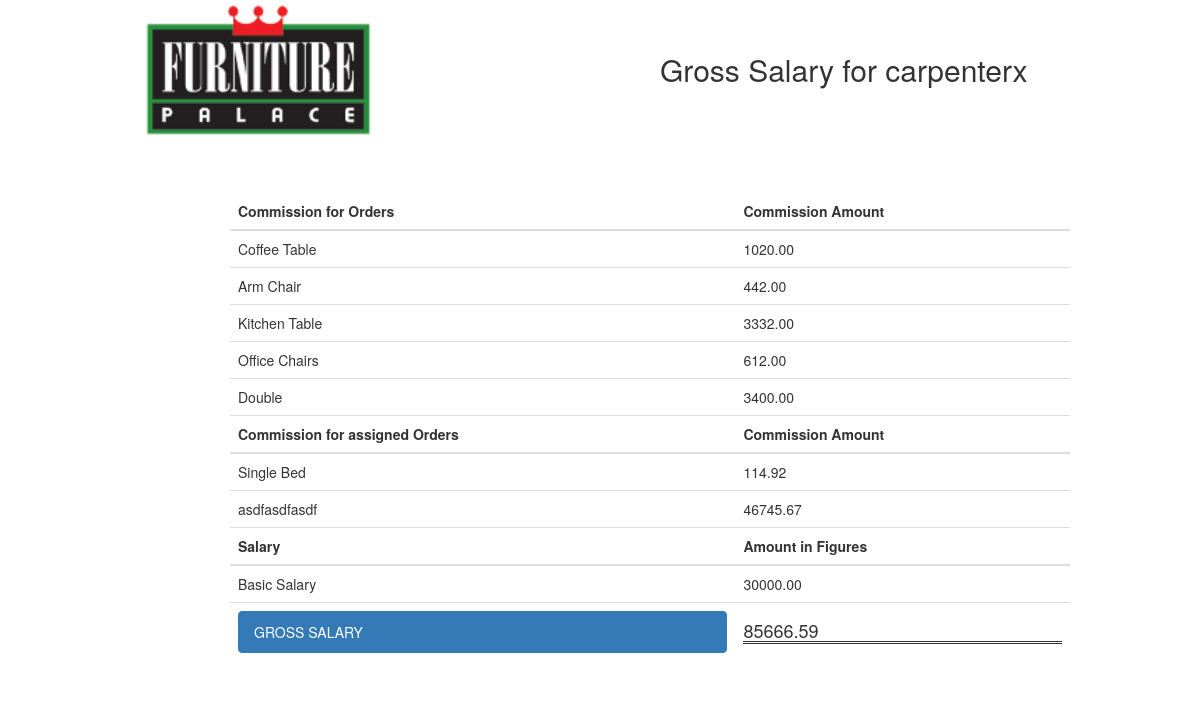
Page /furniture_palace/carpenter_payroll_summary/ (signed in) on the earlier database version.
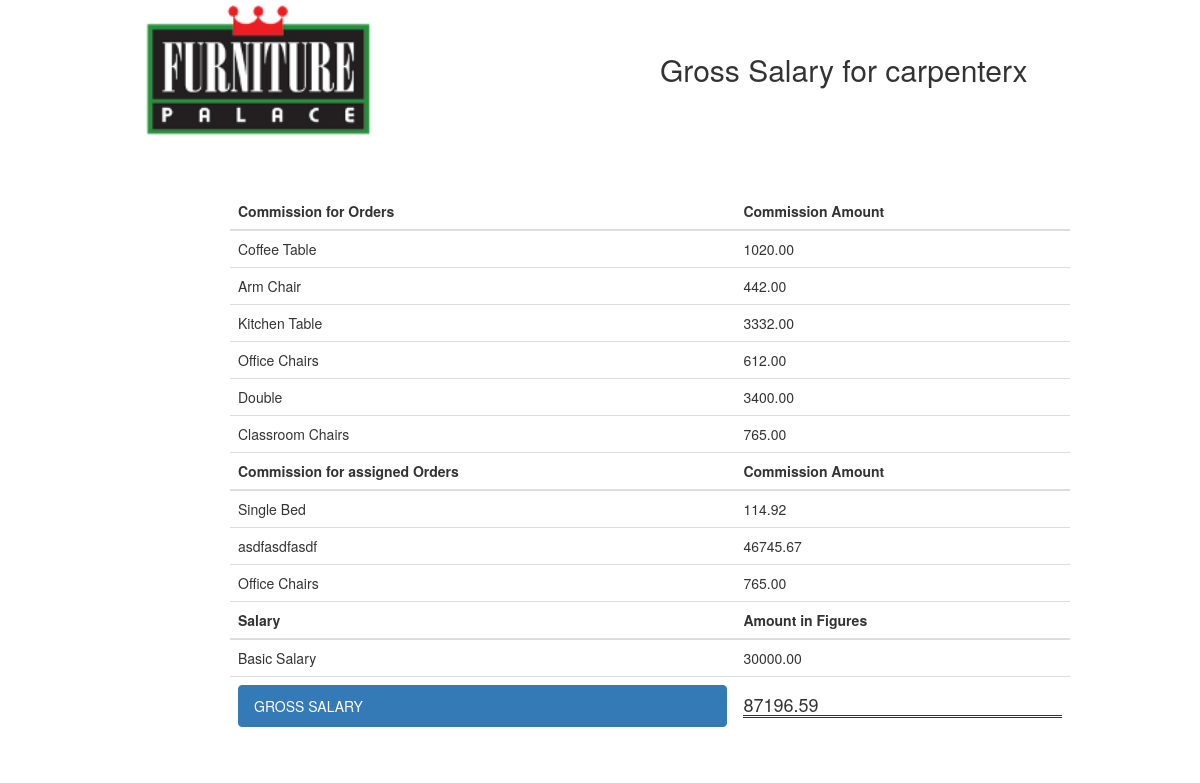
Same page on the later database version.
### order/models.py (models this page shows, shortened)
class Order(models.Model):
    order_name = models.CharField(max_length=100)
    quantity = models.IntegerField()
    complete_status = models.BooleanField(default=False)
    order_date = models.DateField(auto_now_add=True)
    order_price = models.FloatField(null=True)
    order_completion_date = models.DateField(null=True)
    customer = models.ForeignKey('accounts.Customer', null=False, unique=False)
    carpenter = models.ForeignKey(User, null=True, unique=False)
    temp_carpenter = models.ForeignKey('accounts.TempCarpenter', null=True, unique=False)

### accounts/models.py (models this page shows, shortened)
class Profile(models.Model):
    carpenter_tel_no = models.CharField(max_length=100)
    carpenter_address = models.CharField(max_length=100)
    carpenter_salary = models.DecimalField(max_digits=9, decimal_places=2)
    commission = models.DecimalField(max_digits=4, decimal_places=2)
    carpenter = models.OneToOneField(User,
                                     on_delete=models.CASCADE,
                                     primary_key=True, )

### reports/views.py (the view)
def show_carpenter_summary(request):
    carpenter_orders = reports.get_carpenter_orders(request.user)
    carpenter_orders_commission_total = reports.get_carpenter_order_totals_commission(request.user)
    assigned_orders = reports.get_assigned_orders(request.user)
    assigned_orders_commission_total = reports.get_assigned_order_totals_commission(request.user)
    total_commission = reports.total_commission(request.user)
    salary = reports.get_salary(request.user)
    gross_salary = reports.carpenter_gross_salary(request.user)
    orders_commission = float(0.02)
    assigned_order_commission = float(0.01)
    return render(request, 'reports/carpenter_report.html', locals())

### accounts/context_processors.py (called while the page is built)
def username_processor(request):
    username = request.user.username
    return {'username': username}

def furniture_processor(request):
    furniture = Furniture.objects.all()
    return {'furniture': furniture}

### reports/reports.py (called while the page is built)
def get_carpenter_orders(user):
    carpenter_orders = Order.objects.filter(carpenter=user, temp_carpenter=None)
    return carpenter_orders

def get_carpenter_order_totals_commission(user):
    profile = Profile.objects.get(carpenter=user)
    carpenter_order_totals = 0
    orders = get_carpenter_orders(user)
    for order in orders:
        carpenter_order_totals += (order.order_price * float(profile.commission / 100))
    return carpenter_order_totals

def get_assigned_orders(user):
    assigned_orders = Order.objects.filter(carpenter=user).exclude(temp_carpenter=None)
    return assigned_orders

def get_assigned_order_totals_commission(user):
    assigned_order_total = 0
    orders = get_assigned_orders(user)
    for order in orders:
        assigned_order_total += (float(order.order_price) * 0.01)
    return assigned_order_total

def get_salary(user):
    profile = Profile.objects.get(carpenter=user)
    salary = profile.carpenter_salary
    return salary

def total_commission(user):
    return float(get_assigned_order_totals_commission(user)) + float(get_carpenter_order_totals_commission(user))

def carpenter_gross_salary(user):
    return float(get_salary(user)) + total_commission(user)

### reports/templatetags/report_tag.py (called while the page is built)
@register.filter(name='multiply')
def multiply(argument_a, argument_b):
    return argument_a * argument_b

### reports/templates/reports/carpenter_report.html (shortened to what this page needs)
<!doctype html>
{% load report_tag %}
<head>
    <link rel="stylesheet" href="https://maxcdn.bootstrapcdn.com/bootstrap/3.3.7/css/bootstrap.min.css">
</head>
<body>
<div class="container">
    <div class="row">
        <div class="col-sm-5">
            <img src="/static/img/fp_logo.png" alt="Furniture Palace Image Logo">
        </div>
        <div class="col-sm-7">
            <h2>Gross Salary for {{ username }}</h2>
        </div>
    </div>
</div>
<div class="col-sm-2">
</div>
<div class="col-sm-9">
    <div class="container-fluid">
        <div class="table-responsive">
            <table class="table">
                <thead>
                    <tr>
                        <th>Commission for Orders</th>
                        <th>Commission Amount</th>
                    </tr>
                </thead>
                <tbody>
                    {% for c_order in carpenter_orders %}
                    <tr>
                        <td>{{ c_order.order_name }}</td>
                        <td>{{ c_order.order_price|multiply:orders_commission|floatformat:2 }}</td>
                    </tr>
                    {% empty %}
                    <tr>
                        <td>No orders</td>
                        <td>0.00</td>
                    </tr>
                    {% endfor %}
                </tbody>
                <thead>
                    <tr>
                        <th>Commission for assigned Orders</th>
                        <th>Commission Amount</th>
                    </tr>
                </thead>
                <tbody>
                    {% for a_order in assigned_orders %}
                    <tr>
                        <td>{{ a_order.order_name }}</td>
                        <td>{{ a_order.order_price|multiply:assigned_order_commission|floatformat:2 }}</td>
                    </tr>
                    {% empty %}
                    <tr>
                        <td>No orders</td>
                        <td>0.00</td>
                    </tr>
                    {% endfor %}
                </tbody>
                <thead>
                    <tr>
                        <th>Salary</th>
                        <th>Amount in Figures</th>
                    </tr>
                    <tr>
                        <td>Basic Salary</td>
                        <td>{{ salary }}</td>
                    </tr>
                </thead>
                <tr>
                    <ul class="list-group">
                        <td>
                            <li class="list-group-item active">GROSS SALARY</li>
                        </td>
                        <td name="carpenter_gross_pay">
                            <h4 class="double_underline">{{ gross_salary }}</h4>
                        </td>
                    </ul>
                </tr>
            </table>
        </div>
    </div>
</div>
<div class="col-sm-3">
</div>
</body>
</html>

### reports/templates/reports/carpenter_report.html (style rules this page uses)
.col-sm-3, img { height: 10em; }
.col-sm-9, h2 { padding-top: 33px; }
.container { text-align: center; }
h4,.double_underline { border-bottom: 3px double; }

Differences in the rows shown:
now on this page (row edited): Order: order_name "Classroom Chairs", order_price|multiply "765.00", shown under "Gross Salary for carpenterx"
added Order: order_name "Office Chairs", order_price|multiply "765.00"
Other differences:
{{ gross_salary }}: "85666.59" → "87196.59"
